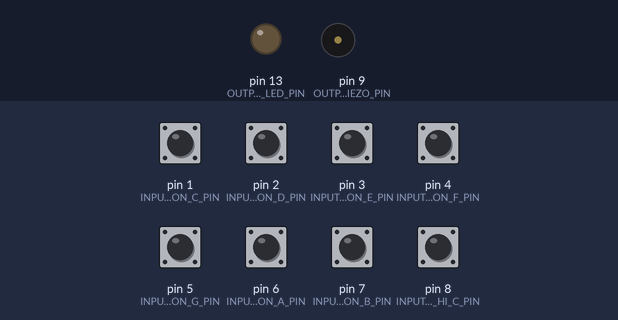
Simulated run of this sketch. Board: Arduino Uno, built with avr-gcc and run on an emulated ATmega328P. Parts: output pins drawn as LEDs (lit = HIGH), buzzer (waves = sounding). The test bench sets the inputs (shaded band); at power-on: pin 1 (INPUT_BUTTON_C_PIN), pin 2 (INPUT_BUTTON_D_PIN), pin 3 (INPUT_BUTTON_E_PIN), pin 4 (INPUT_BUTTON_F_PIN), pin 5 (INPUT_BUTTON_G_PIN), pin 6 (INPUT_BUTTON_A_PIN), pin 7 (INPUT_BUTTON_B_PIN), pin 8 (INPUT_BUTTON_HI_C_PIN) HIGH.

Above: at 1.2 s.
1.3 s: pin 1 (INPUT_BUTTON_C_PIN) pulled LOW for 0.15 s
At 1.37 s:
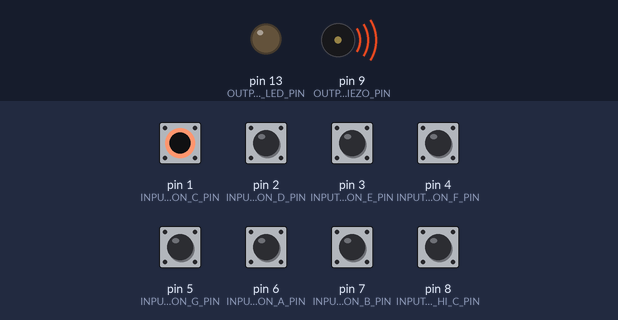
Timing chart, 0 to 4.3 s (numbered marks = the images above; inputs shaded):
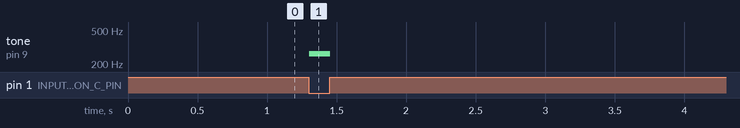

The sketch:

piano_debounced.ino
```cpp
#include "src/PushButton/PushButton.h"

// Frequencies (in Hz) of our piano keys
// From: https://en.wikipedia.org/wiki/Piano_key_frequencies
// Looks like there are also constants built into the tone library
// https://github.com/bhagman/Tone#musical-notes
#define KEY_C 262  // 261.6256 Hz (middle C)
#define KEY_D 294  // 293.6648 Hz
#define KEY_E 330  // 329.6276 Hz
#define KEY_F 350  // 349.2282 Hz
#define KEY_G 392  // 391.9954 Hz
#define KEY_A 440  // 440.0000 Hz
#define KEY_B 494  // 493.8833 Hz
#define KEY_HI_C 524 // 523.2511 Hz

// I lay out my buttons like piano keys. So, lower frequencies on left
// and increasingly higher frequencies to the right
// Change this depending on how you've laid out your keys
const int INPUT_BUTTON_C_PIN = 1;
const int INPUT_BUTTON_D_PIN = 2;
const int INPUT_BUTTON_E_PIN = 3;
const int INPUT_BUTTON_F_PIN = 4;
const int INPUT_BUTTON_G_PIN = 5;
const int INPUT_BUTTON_A_PIN = 6;
const int INPUT_BUTTON_B_PIN = 7;
const int INPUT_BUTTON_HI_C_PIN = 8;

const int OUTPUT_PIEZO_PIN = 9;
const int OUTPUT_LED_PIN = LED_BUILTIN; // visual feedback on button press

const int DEBOUNCE_TIME = 40;

// By default, we assume buttons are in pull-up configurations
// Switch the following to false and change INPUT_PULLUP belows
// to INPUT
const boolean _buttonsAreActiveLow = true;

int active = 0;

// Used for debouncing
PushButton buttonC(INPUT_BUTTON_C_PIN);
PushButton buttonD(INPUT_BUTTON_D_PIN);
PushButton buttonE(INPUT_BUTTON_E_PIN);
PushButton buttonF(INPUT_BUTTON_F_PIN);
PushButton buttonG(INPUT_BUTTON_G_PIN);
PushButton buttonA(INPUT_BUTTON_A_PIN);
PushButton buttonB(INPUT_BUTTON_B_PIN);
PushButton buttonHiC(INPUT_BUTTON_HI_C_PIN);

void setup() {
  pinMode(INPUT_BUTTON_C_PIN, INPUT_PULLUP);
  pinMode(INPUT_BUTTON_D_PIN, INPUT_PULLUP);
  pinMode(INPUT_BUTTON_E_PIN, INPUT_PULLUP);
  pinMode(INPUT_BUTTON_F_PIN, INPUT_PULLUP);
  pinMode(INPUT_BUTTON_G_PIN, INPUT_PULLUP);
  pinMode(INPUT_BUTTON_A_PIN, INPUT_PULLUP);
  pinMode(INPUT_BUTTON_B_PIN, INPUT_PULLUP);
  pinMode(INPUT_BUTTON_HI_C_PIN, INPUT_PULLUP);
  pinMode(OUTPUT_PIEZO_PIN, OUTPUT);
  pinMode(OUTPUT_LED_PIN, OUTPUT);

  // Initialize button settings
  buttonC.setActiveLogic(LOW);
  buttonC.setDebounceTime(DEBOUNCE_TIME);
  buttonD.setActiveLogic(LOW);
  buttonD.setDebounceTime(DEBOUNCE_TIME);
  buttonE.setActiveLogic(LOW);
  buttonE.setDebounceTime(DEBOUNCE_TIME);
  buttonF.setActiveLogic(LOW);
  buttonF.setDebounceTime(DEBOUNCE_TIME);
  buttonG.setActiveLogic(LOW);
  buttonG.setDebounceTime(DEBOUNCE_TIME);
  buttonA.setActiveLogic(LOW);
  buttonA.setDebounceTime(DEBOUNCE_TIME);
  buttonB.setActiveLogic(LOW);
  buttonB.setDebounceTime(DEBOUNCE_TIME);
  buttonHiC.setActiveLogic(LOW);
  buttonHiC.setDebounceTime(DEBOUNCE_TIME);
}

void loop() {
  // Update buttons
  buttonC.update();
  buttonD.update();
  buttonE.update();
  buttonF.update();
  buttonG.update();
  buttonA.update();
  buttonB.update();
  buttonHiC.update();

  // tone() generates a square wave of the specified frequency (and 50% duty cycle) on a pin.
  // A duration can be specified, otherwise the wave continues until a call to noTone().
  // See: https://www.arduino.cc/reference/en/language/functions/advanced-io/tone/
  //
  // Check each button to see if they're pressed. If so, play the corresponding note
  // We can only play one tone at a time, hence the massive if/else block
  if(buttonC.isClicked()){
    tone(OUTPUT_PIEZO_PIN, KEY_C);
  }else if(buttonD.isClicked()){
    tone(OUTPUT_PIEZO_PIN, KEY_D);
  }else if(buttonE.isClicked()){
    tone(OUTPUT_PIEZO_PIN, KEY_E);
  }else if(buttonF.isClicked()){
    tone(OUTPUT_PIEZO_PIN, KEY_F);
  }else if(buttonG.isClicked()){
    tone(OUTPUT_PIEZO_PIN, KEY_G);
  }else if(buttonA.isClicked()){
    tone(OUTPUT_PIEZO_PIN, KEY_A);
  }else if(buttonB.isClicked()){
    tone(OUTPUT_PIEZO_PIN, KEY_B);
  }else if(buttonHiC.isClicked()){
    tone(OUTPUT_PIEZO_PIN, KEY_HI_C);
  }else if(buttonC.isReleased()){
    noTone(OUTPUT_PIEZO_PIN);
    digitalWrite(OUTPUT_LED_PIN, LOW);
  }else if(buttonD.isReleased()){
    noTone(OUTPUT_PIEZO_PIN);
    digitalWrite(OUTPUT_LED_PIN, LOW);
  }else if(buttonE.isReleased()){
    noTone(OUTPUT_PIEZO_PIN);
    digitalWrite(OUTPUT_LED_PIN, LOW);
  }else if(buttonF.isReleased()){
    noTone(OUTPUT_PIEZO_PIN);
    digitalWrite(OUTPUT_LED_PIN, LOW);
  }else if(buttonG.isReleased()){
    noTone(OUTPUT_PIEZO_PIN);
    digitalWrite(OUTPUT_LED_PIN, LOW);
  }else if(buttonA.isReleased()){
    noTone(OUTPUT_PIEZO_PIN);
    digitalWrite(OUTPUT_LED_PIN, LOW);
  }else if(buttonB.isReleased()){
    noTone(OUTPUT_PIEZO_PIN);
    digitalWrite(OUTPUT_LED_PIN, LOW);
  }else if(buttonHiC.isReleased()){
    noTone(OUTPUT_PIEZO_PIN);
    digitalWrite(OUTPUT_LED_PIN, LOW);
  }
  delay(50);
}
```

PushButton.cpp
```cpp
// (licence header left out)
#include "PushButton.h"
#include <Arduino.h>

#define IDLE 0
#define ACTIVE 1
#define CLICKED 2
#define DOUBLE_CLICKED 3
#define RELEASED 4
#define FIRST_HELD 5
#define HELD 6

PushButton::PushButton(int pin)
{
	pin_ = pin;
	state_ = IDLE;
	debounced_ = true;
	doubleClickable_ = true;
	activeLogic_ = true;
	debounceTime_ = 10;
	holdTime_ = 2000;
	doubleClickTime_ = 300;
	lastClickTime_ = 0;
	lastReleaseTime_ = 0;
}

void PushButton::update()
{
	switch (state_)
	{
		case IDLE:
			if (debounced_)
			{
				if (isActive()) // Button clicked
				{
					if (doubleClickable_ && millis() - lastClickTime_ < doubleClickTime_)
					{
						state_ = DOUBLE_CLICKED;
					}
					else
					{
						state_ = CLICKED;
					}

					debounced_ = false;
					lastClickTime_ = millis();
				}
			}
			else if (millis() - lastReleaseTime_ > debounceTime_)
			{
				debounced_ = true;
			}
			break;

		case ACTIVE:
			if (debounced_) // Only check button again when it has been debounced
			{
				if (!isActive()) // Button not active, hence released
				{
					state_ = RELEASED;
				}
				else if (millis() - lastClickTime_ > holdTime_) // Button held
				{
					state_ = FIRST_HELD;
				}
			}
			else if (millis() - lastClickTime_ > debounceTime_) // Check if debounce time has passed
			{
				debounced_ = true;
			}
			break;

		case CLICKED:
		case DOUBLE_CLICKED:
			state_ = ACTIVE;
			break;

		case RELEASED:
			state_ = IDLE;
			debounced_ = false;
			lastReleaseTime_ = millis();
			break;

		case FIRST_HELD:
			state_ = HELD;
			break;

		case HELD:
			if (!isActive())
			{
				state_ = RELEASED;
			}
			break;

		default: // This should never execute
			state_ = IDLE;
			break;
	}
}

bool PushButton::isActive()
{
	return (digitalRead(pin_) == activeLogic_);
}

bool PushButton::isClicked()
{
	return (state_ == CLICKED);
}

bool PushButton::isDoubleClicked()
{
	if (doubleClickable_)
	{
		return (state_ == DOUBLE_CLICKED);
	}
	else
	{
		return false;
	}
}

bool PushButton::isHeld()
{
	return (state_ == FIRST_HELD);
}

bool PushButton::isReleased()
{
	return (state_ == RELEASED);
}

void PushButton::disableDoubleClick()
{
	doubleClickable_ = false;
}

void PushButton::enableDoubleClick()
{
	doubleClickable_ = true;
}

void PushButton::setDebounceTime(int ms)
{
	debounceTime_ = ms;
}

void PushButton::setHoldTime(int ms)
{
	holdTime_ = ms;
}

void PushButton::setDoubleClickTime(int ms)
{
	doubleClickTime_ = ms;
}

void PushButton::setActiveLogic(int high_or_low)
{
	activeLogic_ = high_or_low;
}
```

PushButton.h
```cpp
// (licence header left out)
#ifndef PUSHBUTTON_H
#define PUSHBUTTON_H

class PushButton
{
	public:
		PushButton(int pin);
		void update();
		bool isActive();
		bool isClicked();
		bool isDoubleClicked();
		bool isHeld();
		bool isReleased();
		void disableDoubleClick();
		void enableDoubleClick();
		void setDebounceTime(int ms);
		void setHoldTime(int ms);
		void setDoubleClickTime(int ms);
		void setActiveLogic(int high_or_low);
	private:
		int state_;
		long lastClickTime_;
		long lastReleaseTime_;
		int pin_;
		bool doubleClickable_;
		bool activeLogic_;
		bool debounced_;
		int debounceTime_;
		int holdTime_;
		int doubleClickTime_;
};

#endif
```

Measured:
- after the input at 1.3 s, tone on pin 9 (OUTPUT_PIEZO_PIN): silent → 262 Hz at once, → silent 0.15 s later
